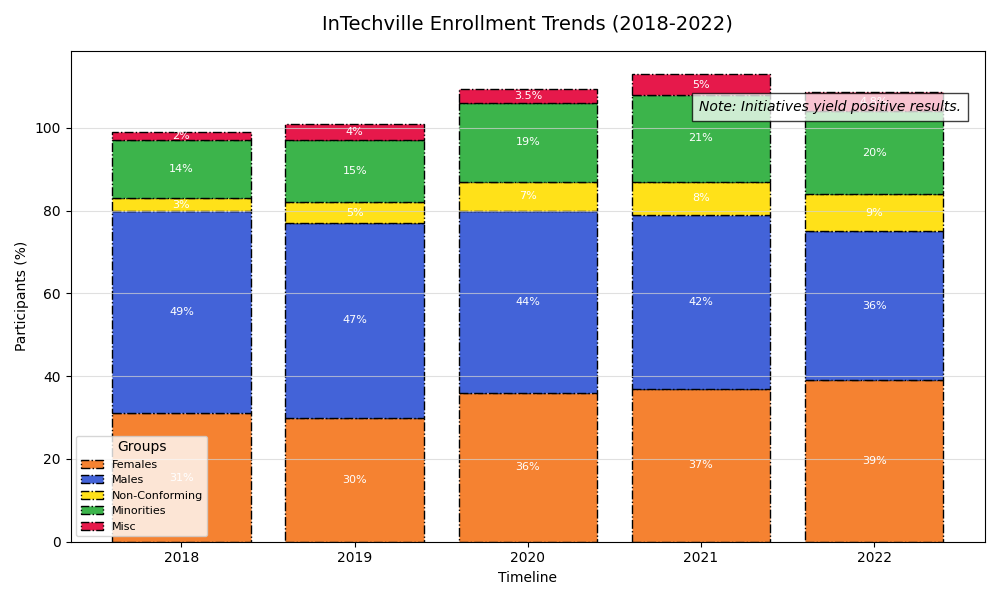

Source code (Python):
import matplotlib.pyplot as plt
import numpy as np

years = ['2018', '2019', '2020', '2021', '2022']
demographics = ['Females', 'Males', 'Non-Conforming', 'Minorities', 'Misc']

data = {
    'Females': [31, 30, 36, 37, 39],
    'Males': [49, 47, 44, 42, 36],
    'Non-Conforming': [3, 5, 7, 8, 9],
    'Minorities': [14, 15, 19, 21, 20],
    'Misc': [2, 4, 3.5, 5, 4.8]
}

colors = ['#f58231', '#4363d8', '#ffe119', '#3cb44b', '#e6194b']

def prepare_data(data, years):
    n_years = len(years)
    n_groups = len(data)
    y_offsets = np.zeros(n_years)
    y_data = []
    
    for key, values in data.items():
        y_data.append((y_offsets.copy(), values, key))
        y_offsets += values
    return y_data

y_data = prepare_data(data, years)

fig, ax = plt.subplots(figsize=(10, 6))

for y_offset, values, label in y_data:
    ax.bar(years, values, bottom=y_offset, label=label, color=colors.pop(0), edgecolor='black', linestyle='-.')

ax.set_title('InTechville Enrollment Trends (2018-2022)', fontsize=14, pad=15)
ax.set_ylabel('Participants (%)', fontsize=10)
ax.set_xlabel('Timeline', fontsize=10)

ax.legend(title='Groups', loc='lower left', fontsize=8)

for i, year in enumerate(years):
    for y_offset, values, label in y_data:
        ax.text(i, y_offset[i] + values[i] / 2, f'{values[i]}%', ha='center', va='center', 
                color='white', fontsize=8)

ax.text(4.5, 105, 'Note: Initiatives yield positive results.', fontsize=10,
        style='italic', ha='right', va='center', bbox={'facecolor': 'white', 'alpha': 0.75, 'pad': 5})

ax.yaxis.grid(True, linestyle='-', color='lightgray', alpha=0.7)

plt.tight_layout()
plt.show()
